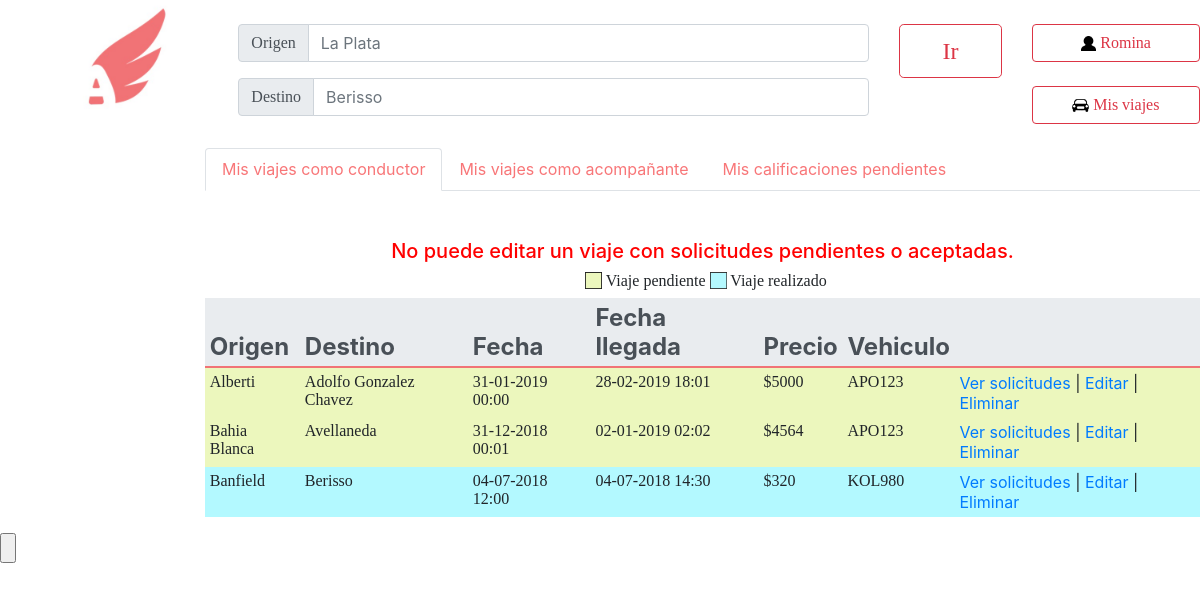
The app's page /MisViajes.php?inhabilitado=true (signed in) with its own data.
### tables this page shows
CREATE TABLE IF NOT EXISTS `viajes` (
  `IDviaje` int(11) NOT NULL AUTO_INCREMENT,
  `fecha` date NOT NULL,
  `hora` time NOT NULL,
  `IDvehiculo` int(50) NOT NULL,
  `IDconductor` int(50) NOT NULL,
  `llegada` datetime NOT NULL,
  `IDOrigen` int(11) NOT NULL,
  `IDDestino` int(11) NOT NULL,
  `Precio` double NOT NULL,
  `asientos_disponibles` int(5) NOT NULL,
  `realizado` tinyint(1) NOT NULL DEFAULT '0',
  PRIMARY KEY (`IDviaje`)
);

CREATE TABLE IF NOT EXISTS `ciudades` (
  `nombre` varchar(100) NOT NULL,
  `IDCiudad` int(11) NOT NULL AUTO_INCREMENT,
  PRIMARY KEY (`IDCiudad`)
);

CREATE TABLE IF NOT EXISTS `vehiculos` (
  `Marca` varchar(100) NOT NULL,
  `Modelo` varchar(100) NOT NULL,
  `Patente` varchar(10) NOT NULL,
  `Asientos` int(20) NOT NULL,
  `IDvehiculo` int(100) NOT NULL AUTO_INCREMENT,
  `IDuser` int(11) NOT NULL,
  PRIMARY KEY (`IDvehiculo`)
);

### MisViajes.php (the view, shortened to what this page needs)
<html lang="en">
  <head>
    <link rel="stylesheet" href="css/bootstrap.min.css">
  </head>
  <body>
            <?php
            $link=conectarABase();
            $id=$_SESSION['id'];
            $resultado = mysqli_query($link, "SELECT * FROM viajes where IDconductor=$id ORDER BY fecha desc");
            $hoy = new DateTime('today');
  	?>
        <header>
            <nav>
		 <ul>
                    <div class="row" position="fixed">
                        <div class="col-2">
                                <a href="PaginaPrincipal.php">
                                <img href="PaginaPrincipal.php" src="Logo.jpg" alt="Imagen no disponible"  class="rounded mx-auto d-block" height="120x120">
                                </a>
                        </div>
                        <div class="col-8">
                            <div class="row" position="fixed">
                                <div class="col-10">
                                    <br>
                                    <div class="input-group input-group-prepend mb-3">
                                        <div class="input-group-prepend">
                                            <span class="input-group-text" id="basic-addon1"><font size="3" face="Univers-Light-Normal">Origen</font></span>
                                        </div>
                                      <input type="text" face="Univers-Light-Normal" class="form-control" placeholder="La Plata" aria-label="La Plata" aria-describedby="basic-addon1">
                                    </div>
                                    <div class="input-group input-group-prepend mb-3">
                                        <div class="input-group-prepend">
                                            <span class="input-group-text" id="basic-addon1"><font size="3" face="Univers-Light-Normal">Destino</font></span>
                                        </div>
                                    <input type="text" class="form-control" face="Univers-Light-Normal" placeholder="Berisso" aria-label="Berisso" aria-describedby="basic-addon1">
                                    </div>
                                </div>
                                <div class="col-2">
                                    <br>
                                    <button class="btn btn-outline-danger btn-lg btn-block btn-lg"><font size="5" face="Univers-Light-Normal">Ir</font></button><br>
                                </div>
                            </div>
                        </div>
                        <div class="col-2">
                            <br>
                            <a href="MiCuenta.php" class="btn btn-outline-danger btn-block"><img src="Imagenes/Usuario.png" height="15x15"><font size="3" face="Univers-Light-Normal">     <?php echo $_SESSION['nombre']; ?></font></a><br>
                            <a href="MisViajes.php" class="btn btn-outline-danger btn-block"><img src="Imagenes/MisViajes.png" height="17x17"><font size="3" face="Univers-Light-Normal">     Mis viajes</font></a>
                        </div>
                    </div>
                 </ul>
            </nav>
        </header>
		<div class="row" position="fixed">
			<div class="col-2">
			</div>
			<div class="col-10">
				<nav>
				  <div class="nav nav-tabs" id="nav-tab" role="tablist">
				    <a class="nav-item nav-link active" id="nav-home-tab" data-toggle="tab" href="#nav-home" role="tab" aria-controls="nav-home" aria-selected="true"><font color="#f87678">Mis viajes como conductor</font></a>
				    <a class="nav-item nav-link" id="nav-profile-tab" data-toggle="tab" href="#nav-vehiculo" role="tab" aria-controls="nav-profile" aria-selected="false"><font color="#f87678">Mis viajes como acompañante</font></a>
                                    <a class="nav-link" id="contact-tab" data-toggle="tab" href="#contact" role="tab" aria-controls="contact" aria-selected="false"><font color="#f87678">Mis calificaciones pendientes</font></a>
				  </div>
				</nav>
				<div class="tab-content" id="nav-tabContent">
				 <div class="tab-pane fade show active" id="nav-home" role="tabpanel" aria-labelledby="nav-home-tab">
                                            <br>
                                            <?php if (!empty($_GET['veliminado'])) {
                                            ?><h5 align="center" style="color: green">¡Viaje eliminado con éxito!</h5><?php
                                            } if (!empty($_GET['exito'])) {
                                            ?><h5 align="center" style="color: green">Se ha eliminado su solicitud.</h5><?php
                                            }if (!empty($_GET['inhabilitado'])) {
                                            ?><br><h5 align="center" style="color: red">No puede editar un viaje con solicitudes pendientes o aceptadas.</h5>
                                            <?php }if (!empty($_GET['calificado'])) {
                                            ?><br><h5 align="center" style="color: green">¡Usuario calificado con éxito!</h5>
                                            <?php
                                            }?>
                                            <h5 style="margin-left:380px"><img src="Imagenes/Amarillo.jpg" height="17x17"><font size="3" face="Georgia">     Viaje pendiente   </font><img src="Imagenes/Celeste.jpg" height="17x17"><font size="3" face="Georgia">     Viaje realizado</font></h5>
                                            <table class="table table-sm table-borderless">
                                                 <thead class='thead-light'>
                                                 <tr style='border-bottom: 2px solid #f17376'>
                                                   <th scope="color"><font size='5'>Origen</font></th>
                                                   <th scope="col"><font size='5'>Destino</font></th>
                                                   <th scope="col"><font size='5'>Fecha</font></th>
                                                   <th scope="col"><font size='5'>Fecha llegada</font></th>
                                                   <th scope="col"><font size='5'>Precio</font></th>
                                                   <th scope="col"><font size='5'>Vehiculo</font></th>
                                                   <th scope='col'></th>
                                                 </tr>
                                               </thead>
                                               <tbody>
                                                 <?php while($row = $resultado->fetch_array(MYSQLI_NUM)) {
                                                     $origen1 = mysqli_query($link, "SELECT * FROM ciudades where IDCiudad=$row[6]");
                                                     $destino1 = mysqli_query($link, "SELECT * FROM ciudades where IDCiudad=$row[7]");
                                                     $origen1 = $origen1->fetch_array(MYSQLI_NUM);
                                                     $destino1 = $destino1->fetch_array(MYSQLI_NUM);
                                                     $vehiculoSelec= mysqli_query($link, "SELECT Patente,asientos FROM vehiculos where IDvehiculo=$row[3]");
                                                     $vehiculoSelec = $vehiculoSelec ->fetch_array(MYSQLI_NUM);
                                                     $valor = $row[8]*$vehiculoSelec[1];
                                                     $valor = round($valor,2);
                                                     ?>
                                                   <tr style='margin-top: 30px;background-color:<?php $createDate = new DateTime("$row[1] . $row[2]");if($hoy>$createDate){echo "b3f9ff";}else{echo "ecf7bd";}?> '>
                                                   <td><font face='georgia'><?php echo $origen1[0]; ?></font></td>
                                                   <td><font face='georgia'><?php echo $destino1[0]; ?></font></td>
                                                   <td><font face='georgia'><?php echo $createDate ->format('d-m-Y H:i');?></font></td>
                                                   <td><font face='georgia'><?php $createDate2 = new DateTime($row[5]);echo $createDate2->format('d-m-Y H:i'); ?></font></td>
                                                   <td><font face='georgia'><?php echo '$' . $valor; ?></font></td>
                                                   <td><font face='georgia'><?php echo $vehiculoSelec[0]; ?></font></td>
                                                   <td><a href='<?php echo "verSolicitudes.php?id=$row[0]"; ?>'>Ver solicitudes</a><span> | </span>
                                                       <a href='<?php echo "editarViaje.php?id=$row[0]"; ?>'>Editar</a><span> | </span>
                                                       <a onclick="return confirm('Si posee acompañantes confirmados, entonces se le decrementara un punto de calificación ¿Estás seguro?');" href='<?php echo "eliminarViaje.php?id=$row[0]"; ?>'>Eliminar</a></td>
                                                 </tr>
                                                 <?php
                                                 }?>
                                               </tbody>
                                             </table>
                                  </div>
                                </div>
                       </div>
                </div>
  </body>
        	<input type="submit" value="" />
    </html>

### records on screen
viajes: ciudades.nombre "Alberti", ciudades.nombre "Adolfo Gonzalez Chavez", fecha+hora "31-01-2019 00:00", llegada "28-02-2019 18:01", Precio.Asientos "5000", IDvehiculo.Patente "APO123"
viajes: ciudades.nombre "Bahia Blanca", ciudades.nombre "Avellaneda", fecha+hora "31-12-2018 00:01", llegada "02-01-2019 02:02", Precio.Asientos "4564", IDvehiculo.Patente "APO123"
viajes: ciudades.nombre "Banfield", ciudades.nombre "Berisso", fecha+hora "04-07-2018 12:00", llegada "04-07-2018 14:30", Precio.Asientos "320", IDvehiculo.Patente "KOL980"

### other values on screen
$_SESSION['nombre'] "Romina"
